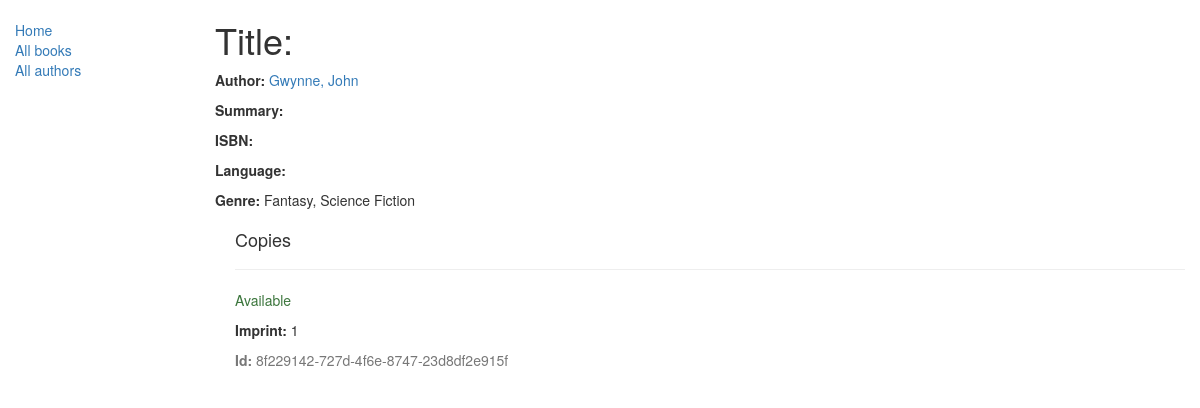
/catalog/book/3, run on the app's committed database.
### catalog/models.py (models this page shows, shortened)
class Book(models.Model):
    title = models.CharField(max_length=200)
    author = models.ForeignKey('Author', on_delete=models.SET_NULL, null=True)
    summary = models.TextField(max_length=1000, help_text="Enter a brief description of the book")
    isbn = models.CharField('ISBN',max_length=13, help_text='13 Character <a href="https://www.isbn-international.org/content/what-isbn">ISBN number</a>')
    genre = models.ManyToManyField(Genre, help_text="Select a genre for this book")
    def display_genre(self):
        """
        Creates a string for the Genre. This is required to display genre in Admin.
        """
        return ', '.join([genre.name for genre in self.genre.all()[:3]])
    display_genre.short_description = 'Genre'

class Author(models.Model):
    first_name = models.CharField(max_length=100)
    last_name = models.CharField(max_length=100)
    date_of_birth = models.DateField(null=True, blank=True)
    date_of_death = models.DateField('Died', null=True, blank=True)
    def __str__(self):
        return '%s, %s' % (self.last_name, self.first_name)

class Genre(models.Model):
    name = models.CharField(max_length=200, help_text="Enter a book genre (e.g. Science Fiction, French Poetry etc.)")
    def __str__(self):
        return self.name

class BookInstance (models.Model):
    id = models.UUIDField(primary_key=True, default=uuid.uuid4, help_text="Unique ID for this particular book across whole library")
    book = models.ForeignKey('Book', on_delete=models.SET_NULL, null=True)
    imprint = models.CharField(max_length=200)
    due_back = models.DateField(null=True,blank=True)
    LOAN_STATUS = (
        ('m','Maintenance'),
        ('o', 'On loan'),
        ('a', 'Available'),
        ('r', 'Reserved')
    )
    status = models.CharField(max_length=1, choices=LOAN_STATUS, blank=True, default='m', help_text='Book availability')
    class Meta:
        ordering = ['due_back']

### catalog/views.py (the view)
# urls.py: url(r'^book/(?P<pk>\d+)$', views.BookDetailView.as_view(), name='book-detail'),
class BookDetailView(generic.DetailView):
    model = Book

### templates/catalog/book_detail.html (shortened to what this page needs)
{% extends "base_generic.html" %}
{% block content %}
  <h1>Title: {{ author.title }}</h1>
  <p><strong>Author:</strong> <a href="{% url 'author-detail' book.author.pk %}">{{ book.author }}</a></p>
  <p><strong>Summary:</strong> {{ author.summary }}</p>
  <p><strong>ISBN:</strong> {{ author.isbn }}</p>
  <p><strong>Language:</strong> {{ author.language }}</p>
  <p><strong>Genre:</strong> {% for genre in book.genre.all %} {{ genre }}{% if not forloop.last %}, {% endif %}{% endfor %}</p>
  <div style="margin-left:20px;margin-top:20px">
    <h4>Copies</h4>
    {% for copy in book.bookinstance_set.all %}
    <hr>
    <p class="{% if copy.status == 'a' %}text-success{% elif copy.status == 'd' %}text-danger{% else %}text-warning{% endif %}">{{ copy.get_status_display }}</p>
    <p><strong>Imprint:</strong> {{copy.imprint}}</p>
    <p class="text-muted"><strong>Id:</strong> {{copy.id}}</p>
    {% endfor %}
  </div>
{% endblock %}

### data on the page
Book: author "Gwynne, John"
Genre: name "Fantasy"
Genre: name "Science Fiction"
BookInstance: status "Available", imprint "1", id "8f229142-727d-4f6e-8747-23d8df2e915f"
